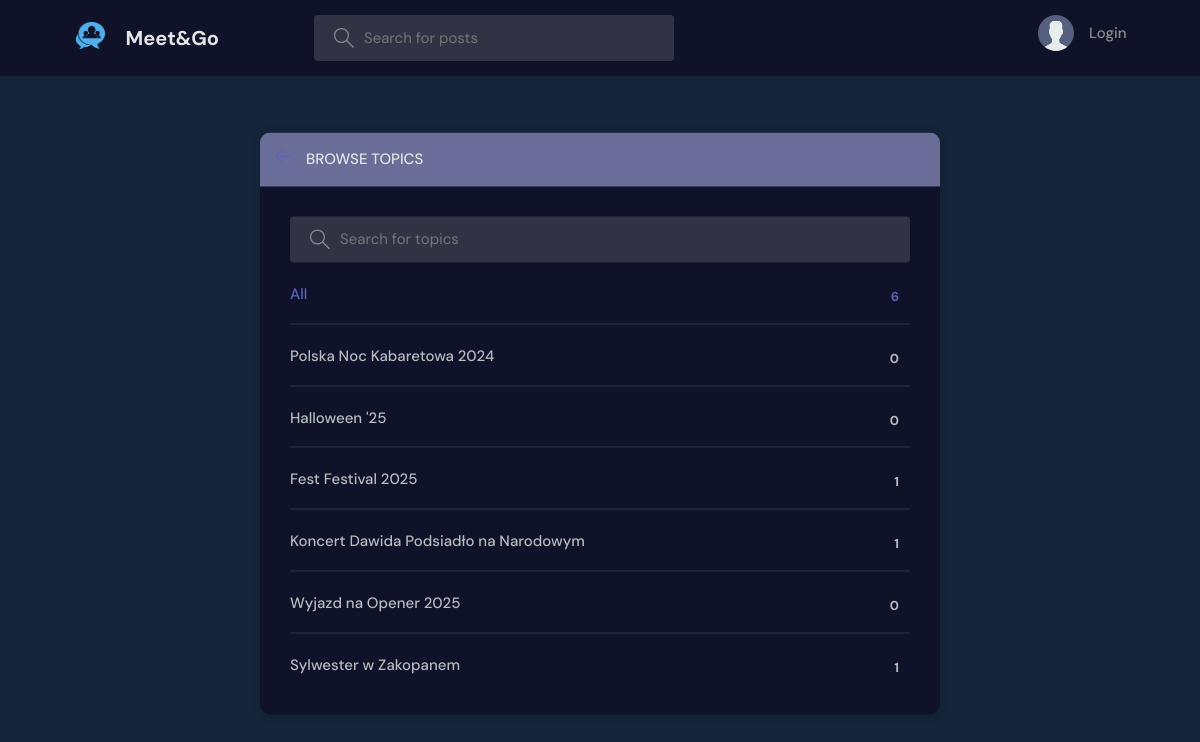
Page /topics/ on the committed database.
### base/models.py (models this page shows, shortened)
class Topic(models.Model):
    name = models.CharField(max_length=200)

### base/views.py (the view)
# urls.py: path('topics/', views.topicsPage, name="topics"),
def topicsPage(request):
    q = request.GET.get('q') if request.GET.get('q') != None else ''
    topics = Topic.objects.filter(name__icontains=q)
    return render(request, 'base/topics.html', {'topics': topics})

### base/templates/base/topics.html (shortened to what this page needs)
{% extends 'main.html' %}
{% block content %}
<main class="create-room layout">
  <div class="container">
    <div class="layout__box">
      <div class="layout__boxHeader">
        <div class="layout__boxTitle">
          <a href="{% url 'home' %}">
            <svg version="1.1" xmlns="http://www.w3.org/2000/svg" width="32" height="32" viewBox="0 0 32 32">
              <title>arrow-left</title>
              <path
                d="M13.723 2.286l-13.723 13.714 13.719 13.714 1.616-1.611-10.96-10.96h27.625v-2.286h-27.625l10.965-10.965-1.616-1.607z">
              </path>
            </svg>
          </a>
          <h3>Browse Topics</h3>
        </div>
      </div>
      <div class="topics-page layout__body">
        <form action="" method="GET" class="header__search">
          <label>
            <input name="q" placeholder="Search for topics" />
          </label>
        </form>
        <ul class="topics__list">
          <li>
            <a href="{% url 'topics' %}" class="active">All <span>{{topics.count}}</span></a>
          </li>
          {% for topic in topics %}
          <li>
            <a href="{% url 'home' %}?q={{topic.name}}">{{ topic.name }} <span>{{topic.room_set.all.count}}</span></a>
          </li>
          {% endfor %}
        </ul>
      </div>
    </div>
  </div>
</main>
{% endblock content %}

### static/styles/style.css (style rules this page uses)
:root { --color-main: #5a63b6; --color-main-light: #e1f6fb; --color-dark: #101229; --color-dark-medium: #313344; --color-dark-light: #696d97; --color-light: #e5e5e5; --color-gray: #8b8b8b; --color-light-gray: #b2bdbd; --color-bg: #15263b; --color-success: #5dd693; --color-error: #fc4b0b; }
* { font-family: "DM Sans", -apple-system, BlinkMacSystemFont, "Segoe UI", Roboto, Oxygen, Ubuntu, Cantarell, "Open Sans", "Helvetica Neue", sans-serif; margin: 0; padding: 0; box-sizing: border-box; text-rendering: optimizeLegibility; font-size: inherit; }
html { font-size: 56.25%; }
@media only screen and (min-width: 1200px) { html { font-size: 62.5%; } }
body { line-height: 1.6; font-weight: 400; font-size: 1.5rem; color: var(--color-light-gray); background-color: var(--color-bg); min-height: 100vh; }
a { display: inline-block; color: var(--color-main); text-decoration: none; }
.container { max-width: 120rem; width: 90%; margin: auto; }
.header__search > label { background-color: var(--color-dark-medium); padding: 1.3rem 1rem; display: flex; align-items: center; gap: 1rem; border-radius: 4px; }
.header__search svg { fill: var(--color-gray); width: 2rem; height: 2rem; margin-left: 1rem; }
.header__search input { width: 30rem; background: transparent; border: none; outline: none; color: var(--color-light); }
.layout { margin-top: 2.4rem; }
.layout > .container { display: flex; justify-content: space-between; align-items: flex-start; }
.layout__box { width: 90%; max-width: 48rem; min-height: 40rem; position: absolute; top: 50%; left: 50%; transform: translate(-50%, -46%); background-color: var(--color-dark); border-radius: 1rem; box-shadow: 1px 1px 6px 3px rgba(0, 0, 0, 0.1); overflow: hidden; }
.layout__boxHeader { display: flex; padding: 1.5rem; background-color: var(--color-dark-light); }
.layout__boxTitle { display: flex; gap: 1.5rem; align-items: center; }
.layout__boxTitle h3 { text-transform: uppercase; font-weight: 500; color: var(--color-light); }
.layout__boxTitle svg { width: 1.6rem; height: 1.6rem; fill: var(--color-main); }
.layout__body { margin: 3rem; }
.topics__list { list-style: none; }
.topics__list li a { display: flex; justify-content: space-between; margin-bottom: 3rem; font-weight: 500; color: var(--color-light-gray); transition: all 0.3s ease-in-out; }
.topics__list li a.active, .topics__list li a:hover { color: var(--color-main); }
.topics__list li a span { padding: 0.5rem 1rem; background-color: var(--color-dark); border-radius: 3px; font-size: 1.3rem; font-weight: 700; letter-spacing: 1px; }
.topics-page .topics__list li:not(:last-child) a { margin: 2rem 0; padding-bottom: 1rem; text-decoration: none; border-bottom: 1px solid var(--color-dark-medium); }
.topics-page .header__search { display: block; }
.create-room.layout .layout__box { max-width: 68rem; }

### rows in the picture
Topic: name "Polska Noc Kabaretowa 2024", room_set.all.count "0"
Topic: name "Halloween '25", room_set.all.count "0"
Topic: name "Fest Festival 2025", room_set.all.count "1"
Topic: name "Koncert Dawida Podsiadło na Narodowym", room_set.all.count "1"
Topic: name "Wyjazd na Opener 2025", room_set.all.count "0"
Topic: name "Sylwester w Zakopanem", room_set.all.count "1"

### other values in the picture
{{ topics.count }} "6"
